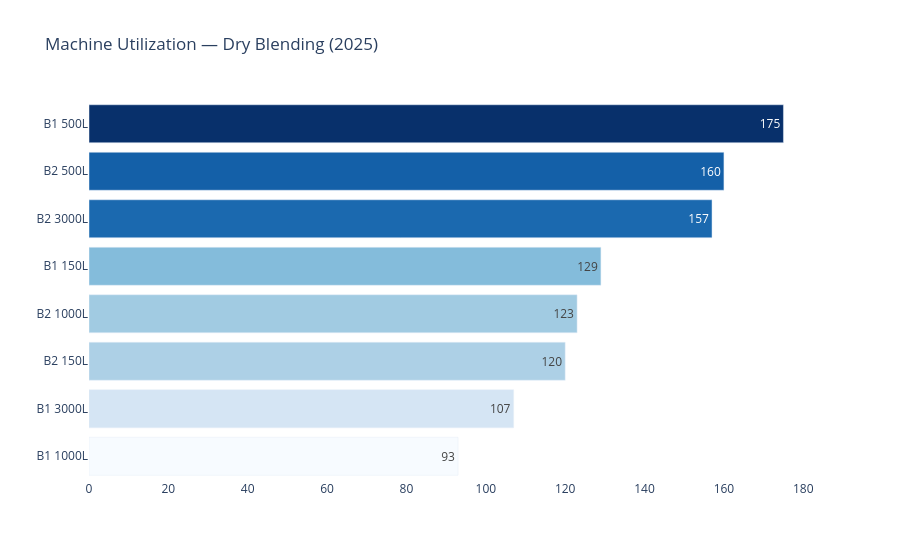

Here is the notebook cell this chart was saved with:
### Code cell
fig = px.bar(
    df_dry_blend,
    x='batch_count',
    y='machine_name',
    orientation='h',
    title='Machine Utilization — Dry Blending (2025)',
    labels={'batch_count': 'Batch Count', 'machine_name': ''},
    text='batch_count',
    color='batch_count',
    color_continuous_scale='Blues'
)
fig.update_traces(textposition='auto', insidetextanchor='end')
fig.update_layout(
    plot_bgcolor='white',
    coloraxis_showscale=False,
    yaxis={'categoryorder': 'total ascending'},
    xaxis=dict(showgrid=False, title='')
)
fig.show()

### Figure 1 — Plotly figure (JSON) as saved in the notebook; plotly's stock layout.template omitted (floating-point values rounded to 4 significant figures)
{"data": [{"hovertemplate": "Batch Count=%{marker.color}<br>=%{y}<extra></extra>", "insidetextanchor": "end", "legendgroup": "", "marker": {"color": [175, 160, 157, 129, 123, 120, 107, 93], "coloraxis": "coloraxis", "pattern": {"shape": ""}}, "name": "", "orientation": "h", "showlegend": false, "text": [175.0, 160.0, 157.0, 129.0, 123.0, 120.0, 107.0, 93.0], "textposition": "auto", "type": "bar", "x": [175, 160, 157, 129, 123, 120, 107, 93], "xaxis": "x", "y": ["B1 500L", "B2 500L", "B2 3000L", "B1 150L", "B2 1000L", "B2 150L", "B1 3000L", "B1 1000L"], "yaxis": "y"}], "layout": {"barmode": "relative", "coloraxis": {"colorbar": {"title": {"text": "Batch Count"}}, "colorscale": [[0, "rgb(247,251,255)"], [0.125, "rgb(222,235,247)"], [0.25, "rgb(198,219,239)"], [0.375, "rgb(158,202,225)"], [0.5, "rgb(107,174,214)"], [0.625, "rgb(66,146,198)"], [0.75, "rgb(33,113,181)"], [0.875, "rgb(8,81,156)"], [1, "rgb(8,48,107)"]], "showscale": false}, "legend": {"tracegroupgap": 0}, "plot_bgcolor": "white", "title": {"text": "Machine Utilization — Dry Blending (2025)"}, "xaxis": {"anchor": "y", "domain": [0, 1], "showgrid": false, "title": {"text": ""}}, "yaxis": {"anchor": "x", "categoryorder": "total ascending", "domain": [0, 1], "title": {"text": ""}}}}
